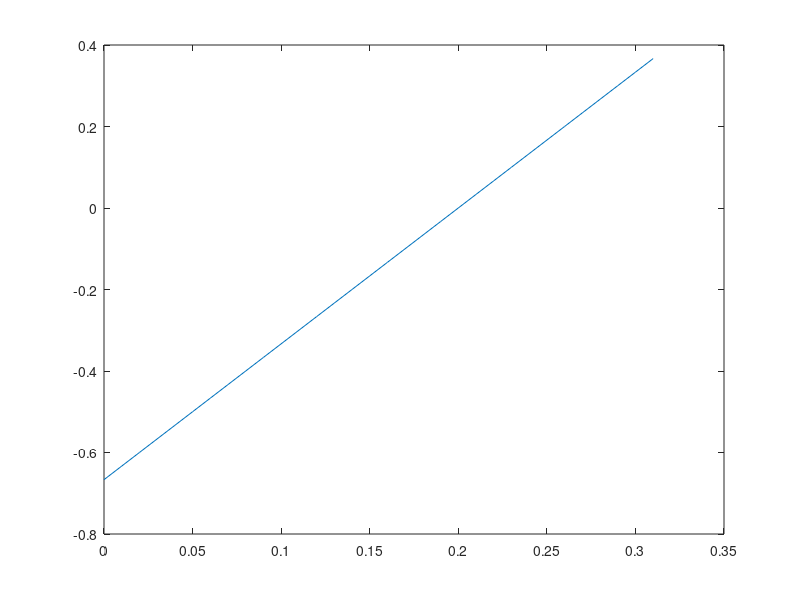
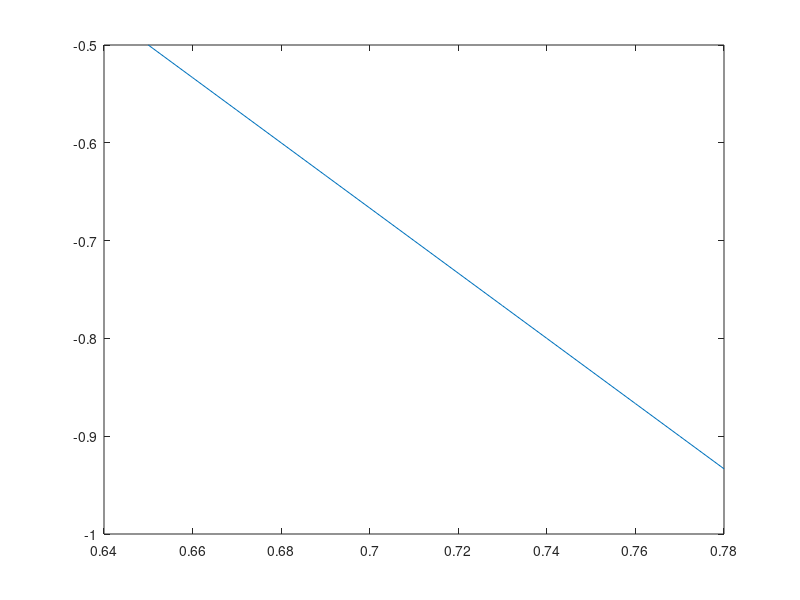
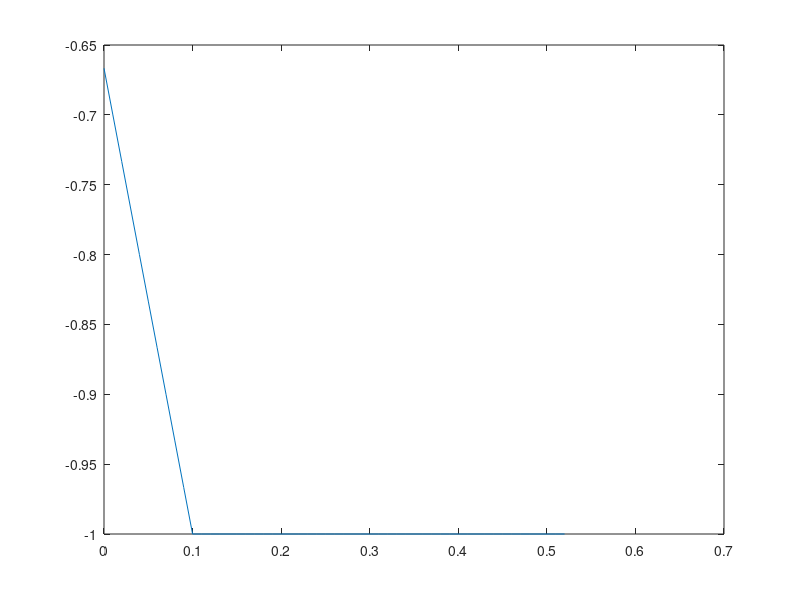

The MATLAB source for these figures, in order:

alpha = 0.2; beta = 0.5;
%for p = 1
e1 = 0:0.01:0.31;
con1 = zeros(1,length(e1));
a1 = (e1 - alpha)/(beta - alpha); 
b = -1; c = 1;
for p1 = 1:length(e1)
    if a1(p1) <= b
        con1(p1) = b;
    elseif b < a1(p1) && a1(p1) <= c
        con1(p1) = a1(p1);
    elseif c < a1(p1)
        con1(p1) = c;
    end
end
figure(1), plot(e1,con1)

%for p = 0
e2 = 0.65:0.01:0.78;
con2 = zeros(1,length(e2));
a2 = 1 - (abs(e2) - alpha)/(beta - alpha); 
b = -1; c = 1;
for p2 = 1:length(e2)
    if a2(p2) <= b
        con2(p2) = b;
    elseif b < a2(p2) && a2(p2) <= c
        con2(p2) = a2(p2);
    elseif c < a2(p2)
        con2(p2) = c;
    end
end
figure(2), plot(e2,con2)


%for p = -1
e3 = 0.52:-0.01:0;
con3 = zeros(1,length(e3));
    a3 = (-e3 - alpha)/(beta - alpha); 
    b = -1; c = 1;
for p3 = 1:length(e3)
    if a3(p3) <= b
        con3(p3) = b;
    elseif b < a3(p3) && a3(p3) <= c
        con3(p3) = a3(p3);
    elseif c < a3(p3)
        con3(p3) = c;
    end
end
figure(3), plot(e3,con3)

    